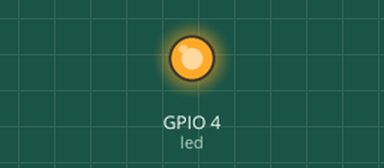
Recording of a program running on a simulated ESP32 board running MicroPython. Parts: output pins drawn as LEDs (lit = HIGH). At 1.0 s the program stops and its outputs stay as they are.

Above: at 0.1 s.
At 1.1 s:
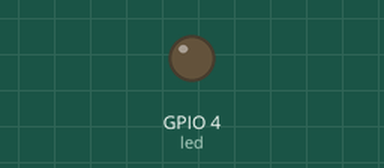
Timing chart, 0 to 2.5 s (numbered marks = the images above):
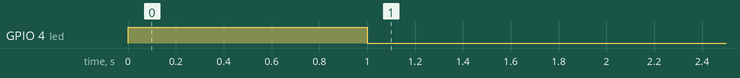

Measured:
- by itself, GPIO 4 (led): LOW → HIGH at 0.00 s, → LOW 1.0 s later

The program:

led.py
```python
#!/usr/bin/env python
# -*- coding: utf-8 -*-
"""
@author:keke
@file: led.py
@time: 2023/5/15 19:33
@version：Python 3.11.2
@title:
"""
from machine import Pin
import time

led = Pin(4, Pin.OUT)


def open_led():
    return led.value(1)


def close_led():
    return led.value(0)


open_led()
time.sleep(1)
close_led()
```
